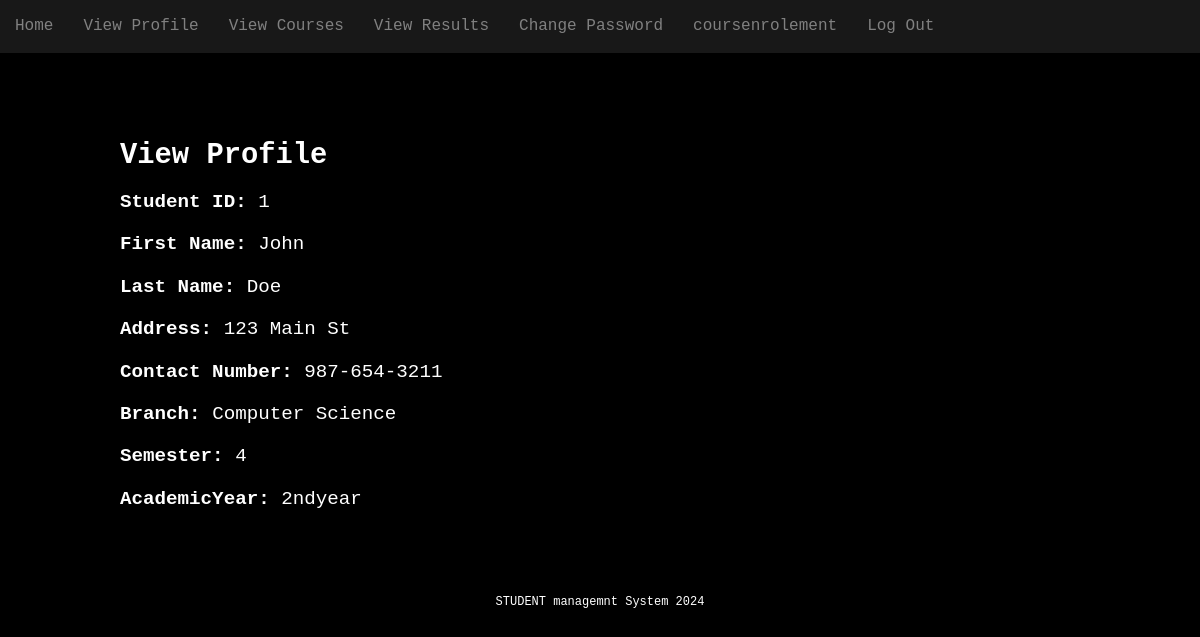
Screenshot of /viewprofile.php (signed in) with the database file from the repository.
### tables this page shows
CREATE TABLE Students (
    StudentID INT PRIMARY KEY AUTO_INCREMENT,
    FirstName VARCHAR(50) NOT NULL,
    LastName VARCHAR(50) NOT NULL,
    Address VARCHAR(255),
    ContactNumber VARCHAR(15),
    BranchID INT,
    Password VARCHAR(255) NOT NULL,
    CONSTRAINT fk_students_branch FOREIGN KEY (BranchID) REFERENCES Branches(BranchID)
);

### src/viewprofile.php (the view, shortened to what this page needs)
<?php
include_once('header.php');
$db = new PDO('mysql:host=localhost;dbname=ruas3', 'root', '');
$studentID = $_SESSION['studentID'];
$query = "SELECT * FROM Students WHERE StudentID = ?";
$stmt = $db->prepare($query);
$stmt->execute([$studentID]);
$user = $stmt->fetch(PDO::FETCH_ASSOC);
?>
<!DOCTYPE html>
<html lang="en">
<head>
</head>
<body>
    <?php include_once('header.php'); ?>
    <section class="main-content">
        <h2>View Profile</h2>
        <p><strong>Student ID:</strong> <?php echo $user['StudentID']; ?></p>
        <p><strong>First Name:</strong> <?php echo $user['FirstName']; ?></p>
        <p><strong>Last Name:</strong> <?php echo $user['LastName']; ?></p>
        <p><strong>Address:</strong> <?php echo $user['Address']; ?></p>
        <p><strong>Contact Number:</strong> <?php echo $user['ContactNumber']; ?></p>
        <p><strong>Branch:</strong> <?php echo getBranchName($user['BranchID']); ?></p>
        <p><strong>Semester:</strong> <?php echo $user['Semester']; ?></p>
        <p><strong>AcademicYear:</strong> <?php echo $user['AcademicYear']; ?></p>
    </section>
    <?php include_once('footer.php'); ?>
    <?php
    function getBranchName($branchID) {
        switch ($branchID) {
            case 1:
                return 'Computer Science';
        }
    }
    ?>
</body>
</html>

### src/style.css (style rules this page uses)
body { margin: 0; background-color: black; color: white; font-family: "Lucida Console", Monaco, monospace; line-height: 1.45em; }
.main-content { margin: 12% 10% 4% 10%; text-align: left; font-size: 1.20em; }

### rows the page displays
students: StudentID "1", FirstName "John", LastName "Doe", Address "123 Main St", ContactNumber "987-654-3211", BranchID "Computer Science", Semester "4", AcademicYear "2ndyear"
